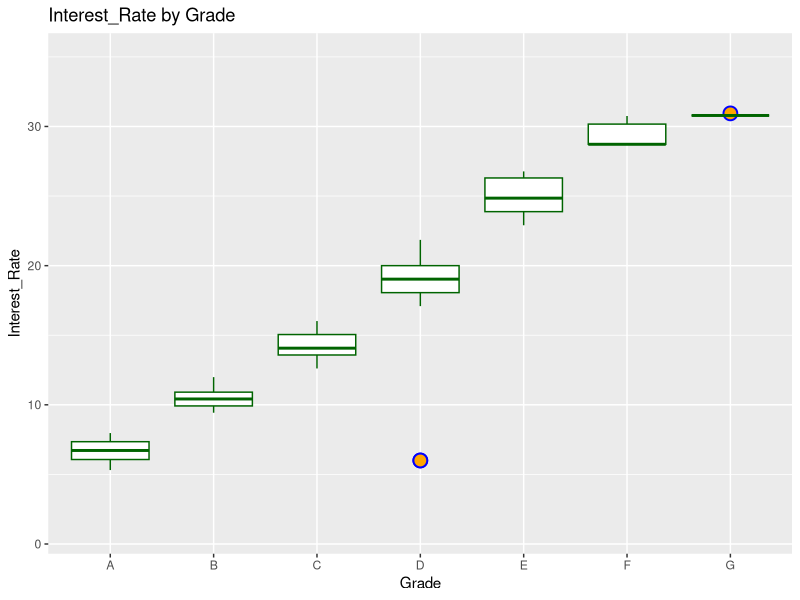
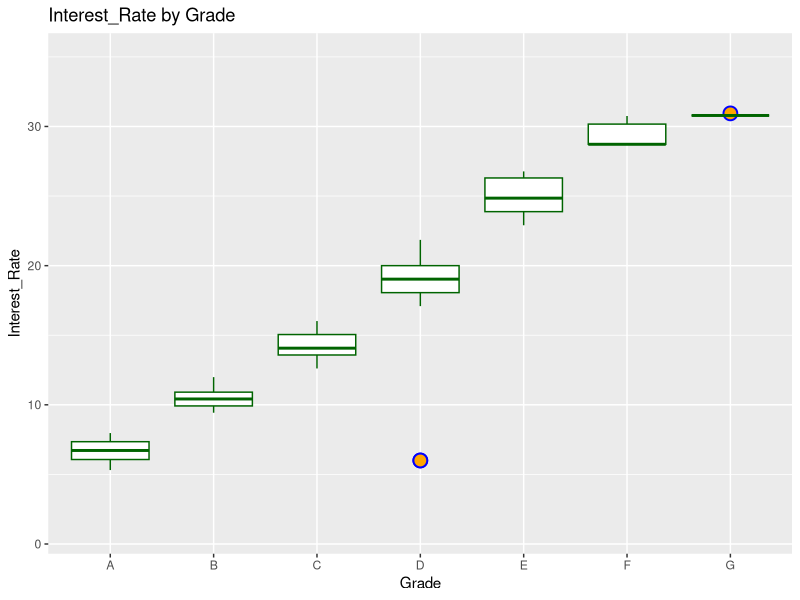

Here is the R script that generated these plots, in order:
library(tidyverse)
data <- read.csv("derived_data/loans_tidied.csv")
aggregate(data$interest_rate, by=list(data$grade),mean)
library(ggplot2)
ggplot(data, aes(grade, interest_rate)) + 
  geom_boxplot(fill = "white", color = "darkgreen", 
               outlier.shape=21, outlier.size=4, outlier.stroke = 1,
               outlier.color = "blue", outlier.fill = "orange")+ 
  labs(x = "Grade", y = "Interest_Rate", title = "Interest_Rate by Grade") +scale_y_continuous(limits=c(1,35))

ggsave("figures/boxplot.png")
